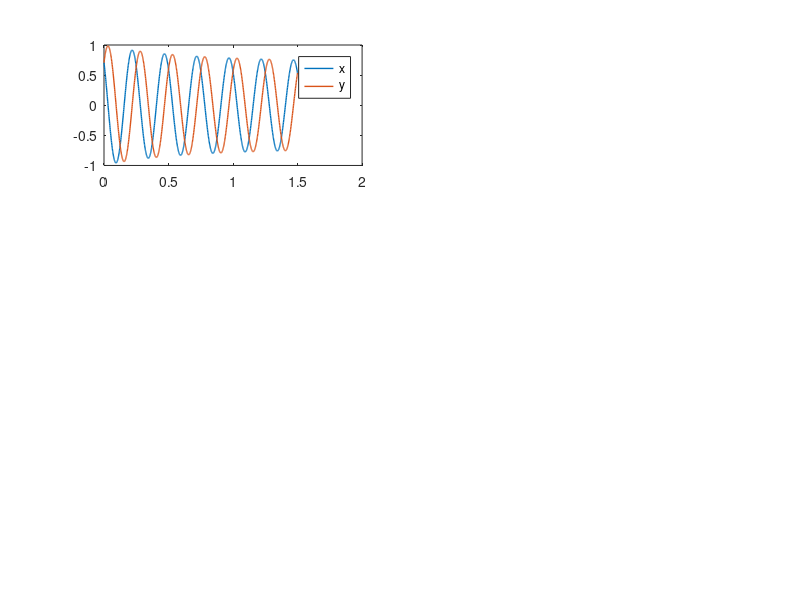

The MATLAB source for this figure: (Note: this script raises an error after producing the figure.)
function MEG

        
    % %EM Euler-Maruyama method on linear SDE
    % %
    % % SDE is dX = lambda*X dt + mu*X dW, X(0) = Xzero,
    % % where lambda = 2, mu = 1 and Xzero = 1.
    % %
    % % Discretized Brownian path over [0,1] has dt = 2^(-8).
    % % Euler-Maruyama uses timestep R*dt.
    % randn('state',100)
    % lambda = 2; mu = 1; Xzero = 1; % problem parameters
    % T = 1; N = 2^11; dt = 1/N;
    % dW = sqrt(dt)*randn(1,N); % Brownian increments
    % W = cumsum(dW); % discretized Brownian path
    % Xtrue = Xzero*exp((lambda-0.5*mu^2)*([dt:dt:T])+mu*W);
    % 
    % figure(3)
    % 
    % tt=[0:dt:T]
    % plot(tt,[Xzero,Xtrue],'m-'), hold on
    % R = 4; Dt = R*dt; L = N/R; % L EM steps of size Dt = R*dt
    % Xem = zeros(1,L); % preallocate for efficiency
    % Xtemp = Xzero;
    % 
    % for j = 1:L
    % Winc = sum(dW(R*(j-1)+1:R*j));
    % Xtemp = Xtemp + Dt*lambda*Xtemp + mu*Xtemp*Winc;
    % Xem(j) = Xtemp;
    % end
    % 
    % Tt=[0:Dt:T];
    % Xems=[Xzero,Xem];
    % plot(Tt,Xems,'r--*'), hold off
    % xlabel('t','FontSize',12)
    % ylabel('X','FontSize',16,'Rotation',0,'HorizontalAlignment','right')
    % emerr = abs(Xem(end)-Xtrue(end));

    % ODE solutions

    function out = functions(t,p)

        %dx/dt and dy/dt

    x = p(1);
    y = p(2);

    out = [ (a-x.^2-y.^2).*x-w.*y;
            (a-x.^2-y.^2).*y+w.*x];
    end


    % trial

    a = 0.5; % HOPF bifurcations at a=0, when a<0 no oscillations, when a>=0 oscillations
    ws = [4:4:24]; % f=w/2pi => w = f*2pi

    figure(1)
    clf

    figure(2)
    clf

    for i=1:length(ws)

        % with changing frequencies

        w=ws(i)*2*pi;

        figure(1)

        subplot(3,2,i)

        [t,x]=ode45(@functions,linspace(0,1.5,1000),[sqrt(a) sqrt(a)]);

        Xx=x(:,1);
        plot(t,Xx,'linewidth',1)
        hold on

        plot(t,x(:,2),'linewidth',1)
        legend('x','y')

        w=num2str(w);
        title('w = ', w)
        xlabel('t')
        ylabel('x(t)/y(t)')

    end

    as=linspace(-3,2,6);
    w=2*pi;

    for j = 1:length(as)

        % with changing a - shows bifurcation

        a=as(j);

        figure(2)

        subplot(3,2,j)

        [t,x]=ode45(@functions,linspace(0,2,1000),[sqrt(a)+1 sqrt(a)+1]);
        plot(t,x(:,1),'linewidth',1)
        hold on

        plot(t,x(:,2),'linewidth',1)
        % legend('x','y')

        a=num2str(a);
        title('a = ', a)
        xlabel('t')
        ylabel('x(t)/y(t)')


    end



    % using euler's method 

    function out = dxdt(x,y)

        out = (a-x^2-y^2)*x - w*y + beta*noise;

    end

    function out = dydt(x,y)

        out = (a-x^2-y^2)*y + w*x + beta*noise;

    end

    % noisy solutions with changing a

    as=[-2,-1,0,1];

    figure(4)
        clf

for j=1:length(as)

    % initial conditions

    w=2*pi;
    a=as(j);
    tsteps=614;
    dt=1/100;
    beta=50;
    noise=[];

    x=0.5;
    y=0.5;

    x_val=[x];
    y_val=[y];

    time_steps=[1];

    for i=2:tsteps

        % 1st time step already considered, move to next
        % continue from there

        time_steps=[time_steps;i];

        % generate randomly generated, normally distributed value

        noise = normrnd(0,sqrt(dt));

       % euler method

        x = x + dxdt(x,y)*dt;
        y = y + dydt(x,y)*dt;

        % add new value to list of x,y values

        x_val=[x_val;x];
        y_val=[y_val;y];

    end

    % plotting

    figure(4)

    subplot(2,2,j)

    plot(time_steps,x_val)

    hold on

    plot(time_steps,y_val)

    a=num2str(a);


    legend('dx/dt','dy/dt')
    xlabel('time steps')
    ylabel('x(t) / y(t)')
    title('ODE solutions when a = ', a)

end

% normal ODE solutions
% same as previous but without noise

figure(5)
    clf

for j=1:length(as)

    % initial conditions

    w=2*pi;
    a=as(j);
    tsteps=614;
    dt=1/100;
    beta=0;
    noise=[];

    x=0.5;
    y=0.5;

    x_val=[x];
    y_val=[y];

    time_steps=[1];

    for i=2:tsteps

        % 1st time step considered, move to next
        % continue from there

        time_steps=[time_steps;i];

        % generate randomly generated, normally distributed variable

        noise = normrnd(0,sqrt(dt));

        % euler method

        x = x + dxdt(x,y)*dt;
        y = y + dydt(x,y)*dt;

        % add updated value to x,y values

        x_val=[x_val;x];
        y_val=[y_val;y];

    end

    % plot

    figure(5)

    subplot(2,2,j)

    plot(time_steps,x_val)

    hold on

    plot(time_steps,y_val)

    a=num2str(a);


    legend('dx/dt','dy/dt')
    xlabel('time steps')
    ylabel('x(t) / y(t)')
    title('ODE solutions when a = ', a)
end





% bifurcation diagram
    
    function out = system_equ(p)

        x = p(1);
        y = p(2);

        out = [(a-x.^2-y.^2).*x - w*y + beta*noise;
               (a-x.^2-y.^2).*y + w*x + beta*noise;];
    end

    
    
    function out = Jacob(x,y)
    
        out = [a-3*x^2-y^2, -2*x*y-w;
               -2*x*y+w, a-x^2-3*y^2];
    end


as=linspace(-3,3,1000);
w=12*2*pi;
dt=1/100;
beta=0;
eigenvalues_val=[];
eigenvalues_val2=[];

options = optimoptions('fsolve', 'Display', 'off');

for p=1:length(as)

    a=as(p);
    noise = normrnd(0,sqrt(dt));

    system_eq_handle = @(p) system_equ(p);
    ss = fsolve(system_eq_handle, [0.5, 0.5], options);

    Jacobian_init=Jacob(ss(1),ss(2));
    
    eigenvalues=eig(Jacobian_init);

    eigenvalues_val=[eigenvalues_val,eigenvalues(1)];


end


figure(6)
clf
plot(as,real(eigenvalues_val))
xlabel('a')
ylabel('Real Part of Eigenvalue')
title('Eigenvalues of System Steady State With Varying a')
hold on
zero_axis=[min(real(eigenvalues_val)):max(real(eigenvalues_val))];
zero=zeros(length(zero_axis));
plot(zero,zero_axis,'k--')
text(0.2,2.5,'a=0')

   
    
end
